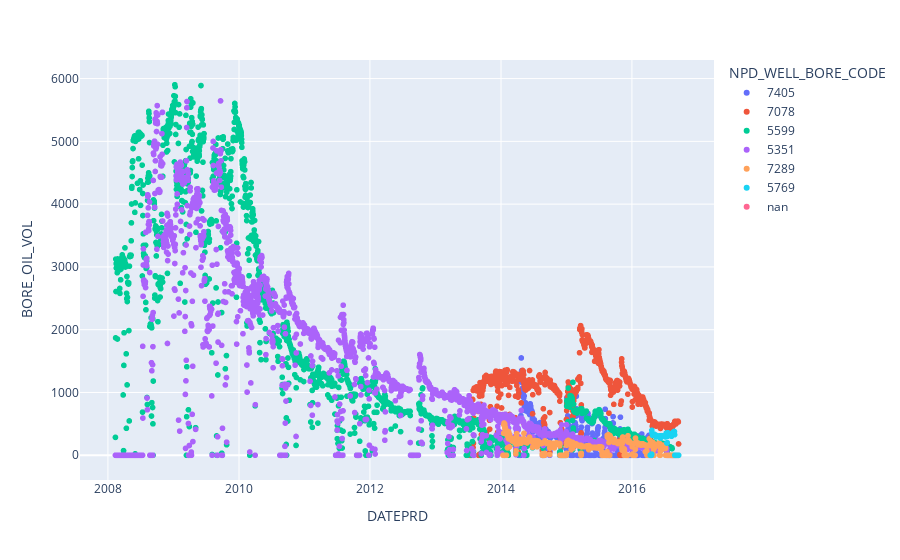

Write notebook code for a chart like this one.
### Markdown cell above
As seen in the above ECDF plot, we can see that for the well 7405, almost 40% data is zero Bore_OIL_VOL production and similarly for Well 7289, almost 20% data is zero Bore_OIL_VOL production. Similar case is with the well 5769. In All these three wells , the total Cumulative production is also significatly less compared to other producing wells. So let us ignore these three wells during our production prediction Machine learning model training

### Code cell
## Another Scatter plot to show the oil production from these producer wells. 
#Clearly the wells #7405, # 5769, #7289 production volume is insignificant
df_filtered.loc["NPD_WELL_BORE_CODE"] = df_filtered["NPD_WELL_BORE_CODE"].astype(str)
fig = px.scatter(df_filtered, x="DATEPRD", y="BORE_OIL_VOL",
                 color="NPD_WELL_BORE_CODE",
                 hover_name="NPD_WELL_BORE_CODE")
fig.show()

### Figure 1 — Plotly figure (JSON) as saved in the notebook; plotly's stock layout.template omitted (floating-point values rounded to 4 significant figures; data arrays with more than 128 entries replaced by an {"elided": "..."} marker saying what was removed)
{"data": [{"hovertemplate": "<b>%{hovertext}</b><br><br>NPD_WELL_BORE_CODE=7405<br>DATEPRD=%{x}<br>BORE_OIL_VOL=%{y}<extra></extra>", "hovertext": {"elided": "744 str values"}, "legendgroup": "7405", "marker": {"color": "#636efa", "symbol": "circle"}, "mode": "markers", "name": "7405", "showlegend": true, "type": "scattergl", "x": {"elided": "744 str values"}, "xaxis": "x", "y": {"elided": "744 float values"}, "yaxis": "y"}, {"hovertemplate": "<b>%{hovertext}</b><br><br>NPD_WELL_BORE_CODE=7078<br>DATEPRD=%{x}<br>BORE_OIL_VOL=%{y}<extra></extra>", "hovertext": {"elided": "1165 str values"}, "legendgroup": "7078", "marker": {"color": "#EF553B", "symbol": "circle"}, "mode": "markers", "name": "7078", "showlegend": true, "type": "scattergl", "x": {"elided": "1165 str values"}, "xaxis": "x", "y": {"elided": "1165 float values"}, "yaxis": "y"}, {"hovertemplate": "<b>%{hovertext}</b><br><br>NPD_WELL_BORE_CODE=5599<br>DATEPRD=%{x}<br>BORE_OIL_VOL=%{y}<extra></extra>", "hovertext": {"elided": "3056 str values"}, "legendgroup": "5599", "marker": {"color": "#00cc96", "symbol": "circle"}, "mode": "markers", "name": "5599", "showlegend": true, "type": "scattergl", "x": {"elided": "3056 str values"}, "xaxis": "x", "y": {"elided": "3056 float values"}, "yaxis": "y"}, {"hovertemplate": "<b>%{hovertext}</b><br><br>NPD_WELL_BORE_CODE=5351<br>DATEPRD=%{x}<br>BORE_OIL_VOL=%{y}<extra></extra>", "hovertext": {"elided": "3056 str values"}, "legendgroup": "5351", "marker": {"color": "#ab63fa", "symbol": "circle"}, "mode": "markers", "name": "5351", "showlegend": true, "type": "scattergl", "x": {"elided": "3056 str values"}, "xaxis": "x", "y": {"elided": "3056 float values"}, "yaxis": "y"}, {"hovertemplate": "<b>%{hovertext}</b><br><br>NPD_WELL_BORE_CODE=7289<br>DATEPRD=%{x}<br>BORE_OIL_VOL=%{y}<extra></extra>", "hovertext": {"elided": "978 str values"}, "legendgroup": "7289", "marker": {"color": "#FFA15A", "symbol": "circle"}, "mode": "markers", "name": "7289", "showlegend": true, "type": "scattergl", "x": {"elided": "978 str values"}, "xaxis": "x", "y": {"elided": "978 float values"}, "yaxis": "y"}, {"hovertemplate": "<b>%{hovertext}</b><br><br>NPD_WELL_BORE_CODE=5769<br>DATEPRD=%{x}<br>BORE_OIL_VOL=%{y}<extra></extra>", "hovertext": {"elided": "144 str values"}, "legendgroup": "5769", "marker": {"color": "#19d3f3", "symbol": "circle"}, "mode": "markers", "name": "5769", "showlegend": true, "type": "scattergl", "x": {"elided": "144 str values"}, "xaxis": "x", "y": {"elided": "144 float values"}, "yaxis": "y"}, {"hovertemplate": "<b>%{hovertext}</b><br><br>NPD_WELL_BORE_CODE=nan<br>DATEPRD=%{x}<br>BORE_OIL_VOL=%{y}<extra></extra>", "hovertext": ["nan"], "legendgroup": "nan", "marker": {"color": "#FF6692", "symbol": "circle"}, "mode": "markers", "name": "nan", "showlegend": true, "type": "scattergl", "x": [null], "xaxis": "x", "y": [null], "yaxis": "y"}], "layout": {"legend": {"title": {"text": "NPD_WELL_BORE_CODE"}, "tracegroupgap": 0}, "margin": {"t": 60}, "xaxis": {"anchor": "y", "domain": [0, 1], "title": {"text": "DATEPRD"}}, "yaxis": {"anchor": "x", "domain": [0, 1], "title": {"text": "BORE_OIL_VOL"}}}}
